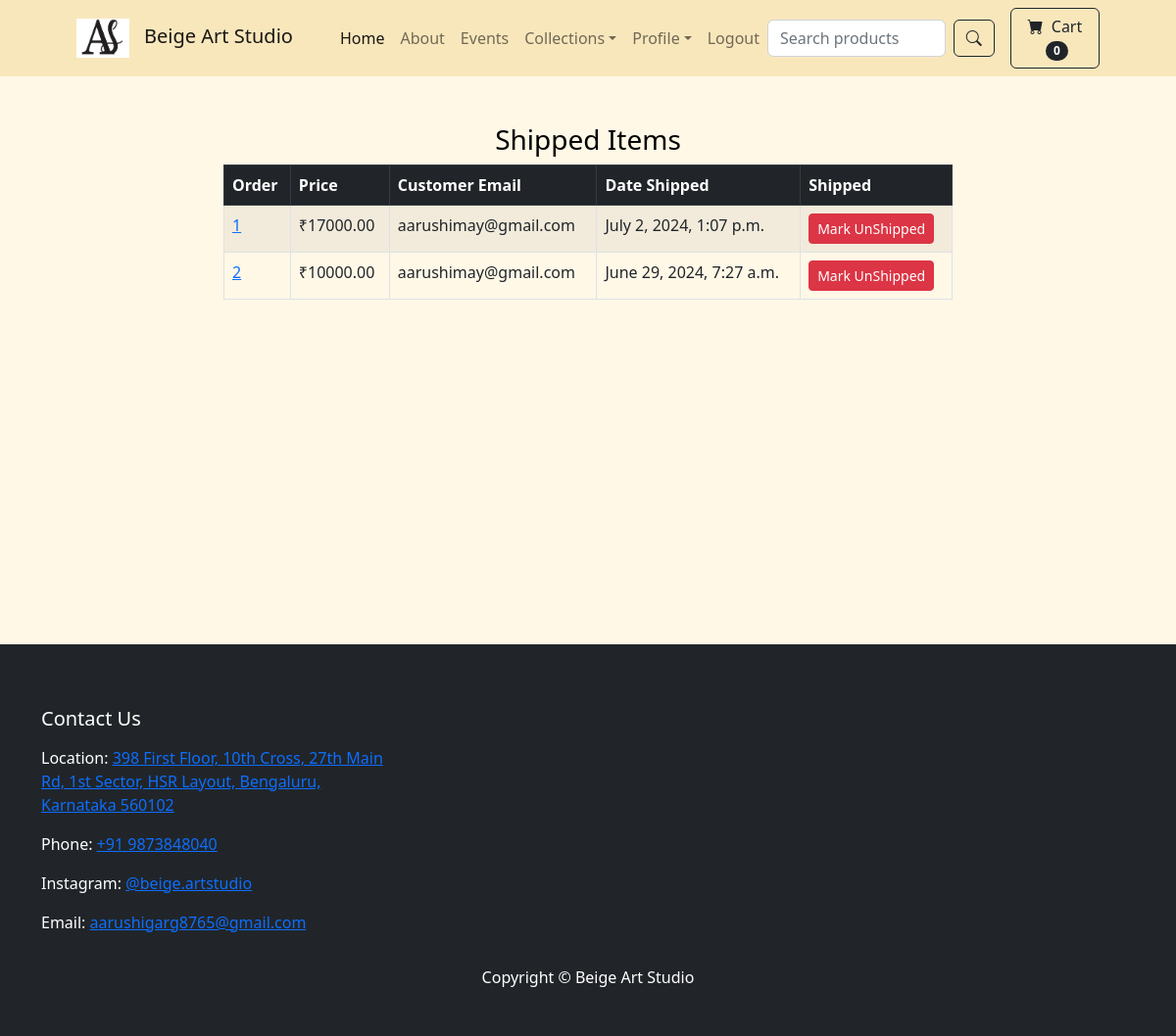
/payment/shipped_dash (signed in), run on the app's committed database.
### payment/models.py (models this page shows, shortened)
class Order(models.Model):
    STATUS_CHOICES = [
        ('P', 'Pending'),
        ('S', 'Shipped'),
        ('C', 'Cancelled'),
    ]
    user = models.ForeignKey(User, on_delete=models.CASCADE, null=True, blank=True)
    full_name = models.CharField(max_length=250)
    email = models.EmailField(max_length=250)
    shipping_address = models.TextField(max_length=15000)
    amount_paid = models.DecimalField(max_digits=7, decimal_places=2)
    date_ordered = models.DateTimeField(auto_now_add=True)
    shipped = models.BooleanField(default=False)
    date_shipped = models.DateTimeField(blank=True, null=True)

### payment/views.py (the view, shortened to what this page needs)
# urls.py: path('shipped_dash', views.shipped_dash, name="shipped_dash"),
def shipped_dash(request):
    if request.user.is_authenticated and request.user.is_superuser:
        orders = Order.objects.filter(shipped=True)
        return render(request, "payment/shipped_dash.html", {"orders":orders})
    else:
        messages.success(request, "Access Denied")
        return redirect('home')

### cart/cart.py (called while the page is built)
    def __len__(self):
        return len(self.cart)

### cart/context_processors.py (called while the page is built)
def cart(request):
    return {'cart': Cart(request)}

### payment/templates/payment/shipped_dash.html (shortened to what this page needs)
{% extends 'base.html' %}
{% block content %}
        <div class="container">
        	<div class="row">
        		<center>
        			<div class="col-8">
        				<br/><br/>
<h3>Shipped Items</h3>
<table class="table table-striped table-hover table-bordered">
  <thead class="table-dark">
    <tr>
      <th scope="col">Order</th>
      <th scope="col">Price</th>
      <th scope="col">Customer Email</th>
      <th scope="col">Date Shipped</th>
      <th scope="col">Shipped</th>
    </tr>
  </thead>
  <tbody>
    {% for item in orders %}
    <tr>
      <td><a href="{% url 'orders' item.id %}">{{ item.id }}</a></td>
      <td>₹{{ item.amount_paid }}</td>
      <td>{{ item.email }}</td>
      <td>{{ item.date_shipped }}</td>
       <td>
        <form method="POST">
          <button type="Submit" class="btn btn-danger btn-sm">Mark UnShipped</button>
        </form>
      </td>
    </tr>
    {% endfor %}
  </tbody>
</table>
<br/><br/>
<br/><br/>
<br/><br/>
<br/><br/>
<br/><br/>
<br/><br/>
<br/><br/>
        			</div>
        		</center>
        	</div>
        </div>
{% endblock %}

### store/templates/base.html (style rules this page uses)
body { background-color: #fff8e7; color: black; }

### data on the page
Order: id "1", amount_paid "17000.00", email "aarushimay@gmail.com", date_shipped "July 2, 2024, 1:07 p.m."
Order: id "2", amount_paid "10000.00", email "aarushimay@gmail.com", date_shipped "June 29, 2024, 7:27 a.m."

### other printed values
{{ cart|length }} "0"
